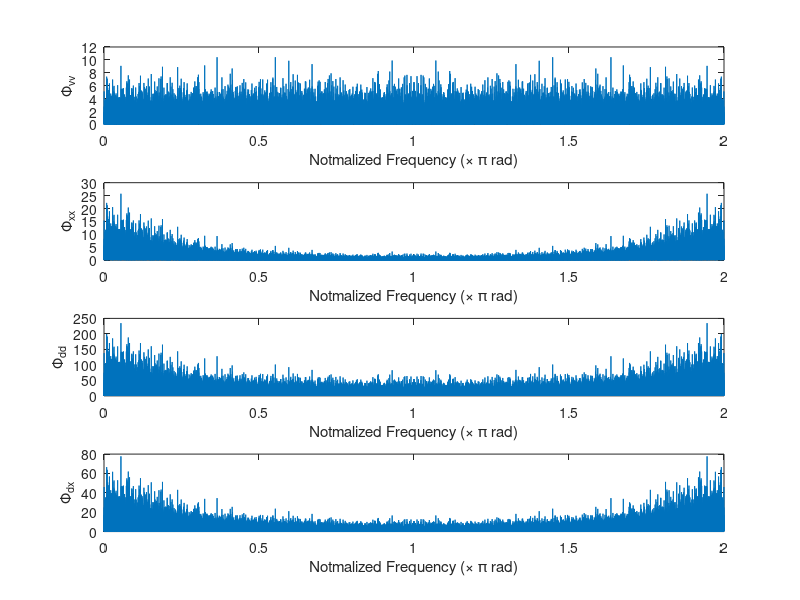
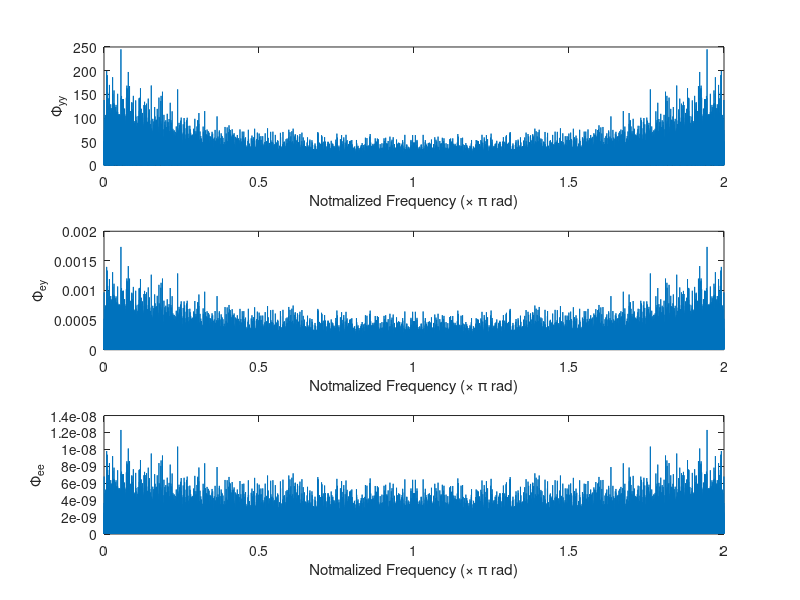
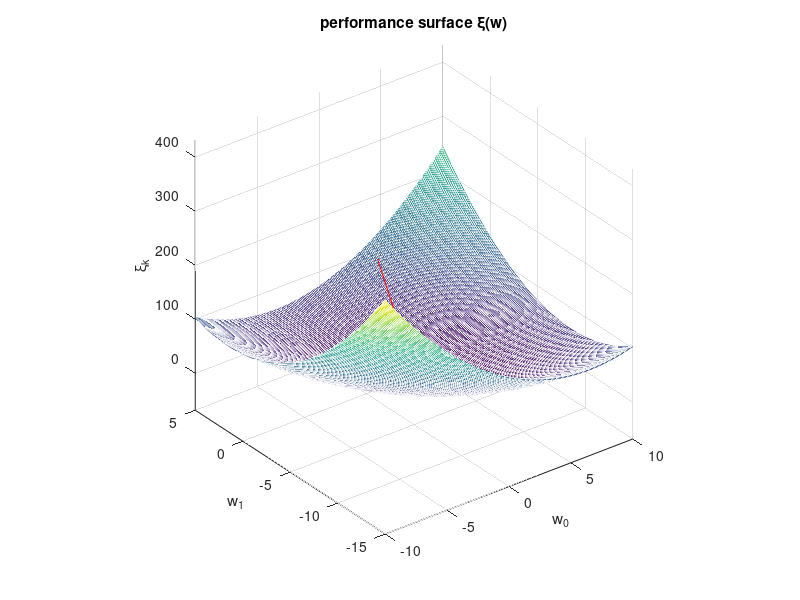
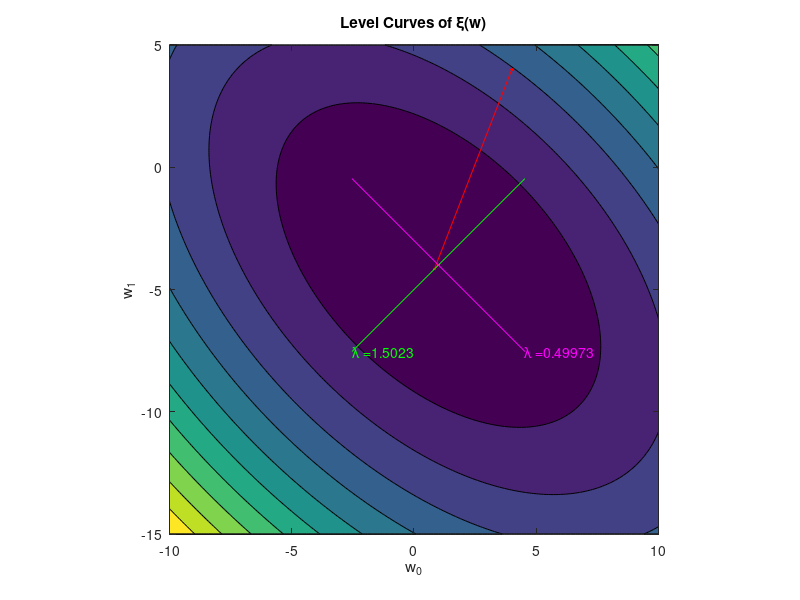

These charts were generated, in order, by the following MATLAB code:
%% An Application Using Simulated Signals on Newton's Method

%% TASK 1: Change the bandwidth parameter 'a' and observe the effect.

%% TASK 2: For each 'a' change the 'Mu' and observe the effect.

%% TASK 3: For each 'a' and 'Mu' change the initialization of 'w' and
%% observe the effect. 

%% TASK 4: Add a small random number to R^(-1) and see the effect on
%% convergence


close all
clear all
clc

%% Parameters

a = 0.5 ;

L = 100000 ;

df = 2/L ;
f = 0:df:(2 - df) ;

%% Generate signals

v = wgn(1,L,0) ; 

v = v - mean(v) ;
v = v/std(v) ;

G = tf(sqrt([1-a^2 0]),[1 -a],1) 

x = lsim(G,v) ;
x = x + 0.0*randn(size(x)) ;

P = tf([1 -4],[1 0],1)

d = lsim(P,x) ;
d = d + 0.0*randn(size(d)) ;

%% Plot signal spectra

figure(1)

subplot(4,1,1)
plot(f,abs(fft(v)).^2 /L)
xlabel('Notmalized Frequency (\times \pi rad)')
ylabel('\Phi_{vv}')

subplot(4,1,2)
plot(f,abs(fft(x)).^2 /L)
xlabel('Notmalized Frequency (\times \pi rad)')
ylabel('\Phi_{xx}')

subplot(4,1,3)
plot(f,abs(fft(d)).^2 /L)
xlabel('Notmalized Frequency (\times \pi rad)')
ylabel('\Phi_{dd}')

subplot(4,1,4)
plot(f,abs(fft(d).*conj(fft(x))) /L)
xlabel('Notmalized Frequency (\times \pi rad)')
ylabel('\Phi_{dx}')

%% Calculate signal statistics

x1 = x(1:(end-1))' ;
x0 = x(2:end)' ;

R = [sum(x0.^2) sum(x0.*x1) ; sum(x1.*x0) sum(x1.^2)] /L 

d1 = d(1:(end-1))' ;
d0 = d(2:end)' ;

p = [sum(x0.*d0) ; sum(x1.*d0)]/(L-1)

%% Use NM to calculate wo

w = [4 ; 4] ;
w_bkp = w ;
wp = [inf;inf] ;

EPS = 1e-3 ;

Mu = 0.5 ;

MaxIter = 1000 ;

I = 0 ;

W = w ;

dR = 0.01 ;

while((norm(w-wp)>EPS)&&(I<MaxIter))
    I = I + 1 ;
    wp = w ;
    w = w - 2*Mu*(inv(R) + dR )*(R*w - p) ;
    W(:,end+1) = w ;
end

wo_WH = [1 a ; a 1]\[1-4*a ; a-4] ;
disp('Ideal solution from Wiener-Hopf Equation')
disp(wo_WH)

disp('Calculated solution')
disp(w)

%% Output

y = w' * [x0 ; x1] ;

e = d0 - y ;

[eVec,eVal] = eig(R) ;

% Sort the eigenvectors of R in the descending order
[eVal,Idx] = sort(diag(eVal),'descend') ;
eVec = eVec(:,Idx) 
eVal = eVal

%% Output signal spectra

figure(2)
subplot(3,1,1)
plot(f(1:(end-1))*(L-1)/L,abs(fft(y)).^2 /L)
xlabel('Notmalized Frequency (\times \pi rad)')
ylabel('\Phi_{yy}')

subplot(3,1,2)
plot(f(1:(end-1))*(L-1)/L,abs(fft(e).*conj(fft(y))) /L)
xlabel('Notmalized Frequency (\times \pi rad)')
ylabel('\Phi_{ey}')

subplot(3,1,3)
plot(f(1:(end-1))*(L-1)/L,abs(fft(e)).^2 /L)
xlabel('Notmalized Frequency (\times \pi rad)')
ylabel('\Phi_{ee}')

%% Performance surfaces

ww0 = -10:0.1:10 ;
ww1 = -15:0.1:5 ;
[WW0,WW1] = meshgrid(ww0,ww1) ;

XIXI = sum(d0.^2)/(L-1) - 2*WW0*p(1) - 2*WW1*p(2) ...
    + WW0.*WW0*R(1,1) + WW0.*WW1.*(R(1,2)+R(2,1)) ...
    + WW1.*WW1*R(2,2) ;

XI = sum(d0.^2)/(L-1) - 2*W(1,:)*p(1) - 2*W(2,:)*p(2) ...
    + W(1,:).*W(1,:)*R(1,1) + W(1,:).*W(2,:).*(R(1,2)+R(2,1)) ...
    + W(2,:).*W(2,:)*R(2,2) ; 

figure(3) ; 

mesh(ww0,ww1,XIXI)
hold on
plot3(W(1,:),W(2,:),XI,'.r-')
xlabel('w_0')
ylabel('w_1')
zlabel('\xi_k')
title('performance surface \xi(w)')
axis vis3d
hold off

figure(4) ; 
contourf(ww0,ww1,XIXI)
hold on
plot(W(1,:),W(2,:),'.r-')
xlabel('w_0')
ylabel('w_1')
title('Level Curves of \xi(w)')
% The following 7 lineas are for plotting the eigenvectors on the level
% curves
T = 5 ;
EV1p = wo_WH + T*eVec(:,1) ;
EV1n = wo_WH - T*eVec(:,1) ;
EV2p = wo_WH + T*eVec(:,2) ;
EV2n = wo_WH - T*eVec(:,2) ;
plot([EV1p(1) EV1n(1)],[EV1p(2) EV1n(2)],'g-')
plot([EV2p(1) EV2n(1)],[EV2p(2) EV2n(2)],'m-')
text(EV1n(1),EV1n(2),['\lambda =' num2str(eVal(1))],'Color','green')
text(EV2n(1),EV2n(2),['\lambda =' num2str(eVal(2))],'Color','magenta')
axis equal
axis tight
hold off

figure(5) ; 
subplot(2,3,1)
plot(0:(size(W,2)-1),W(1,:),'.-')
xlabel('Iteration Number (k)')
ylabel('w_0(k)')
grid on

subplot(2,3,2)
plot(0:(size(W,2)-1),W(1,:)*eVec(1,1)+W(2,:)*eVec(2,1),'.-')
xlabel('Iteration Number (k)')
ylabel(['v' char(39) '{}_1(k)'])
grid on

subplot(2,3,3)
plot(0:(size(W,2)-1),W(2,:),'.-')
xlabel('Iteration Number (k)')
ylabel('w_1(k)')
grid on

subplot(2,3,4)
plot(0:(size(W,2)-1),W(1,:)*eVec(1,2)+W(2,:)*eVec(2,2),'.-')
xlabel('Iteration Number (k)')
ylabel(['v' char(39) '{}_2(k)'])
grid on

subplot(2,3,5)
plot(0:(size(W,2)-1),XI,'.-')
xlabel('Iteration Number (k)')
ylabel('\xi_k')
grid on

subplot(2,3,6)
plot(0:(size(W,2)-1),sqrt(W(1,:).^2 + W(2,:).^2),'.-')
xlabel('Iteration Number (k)')
ylabel('|| w_k||')
grid on
